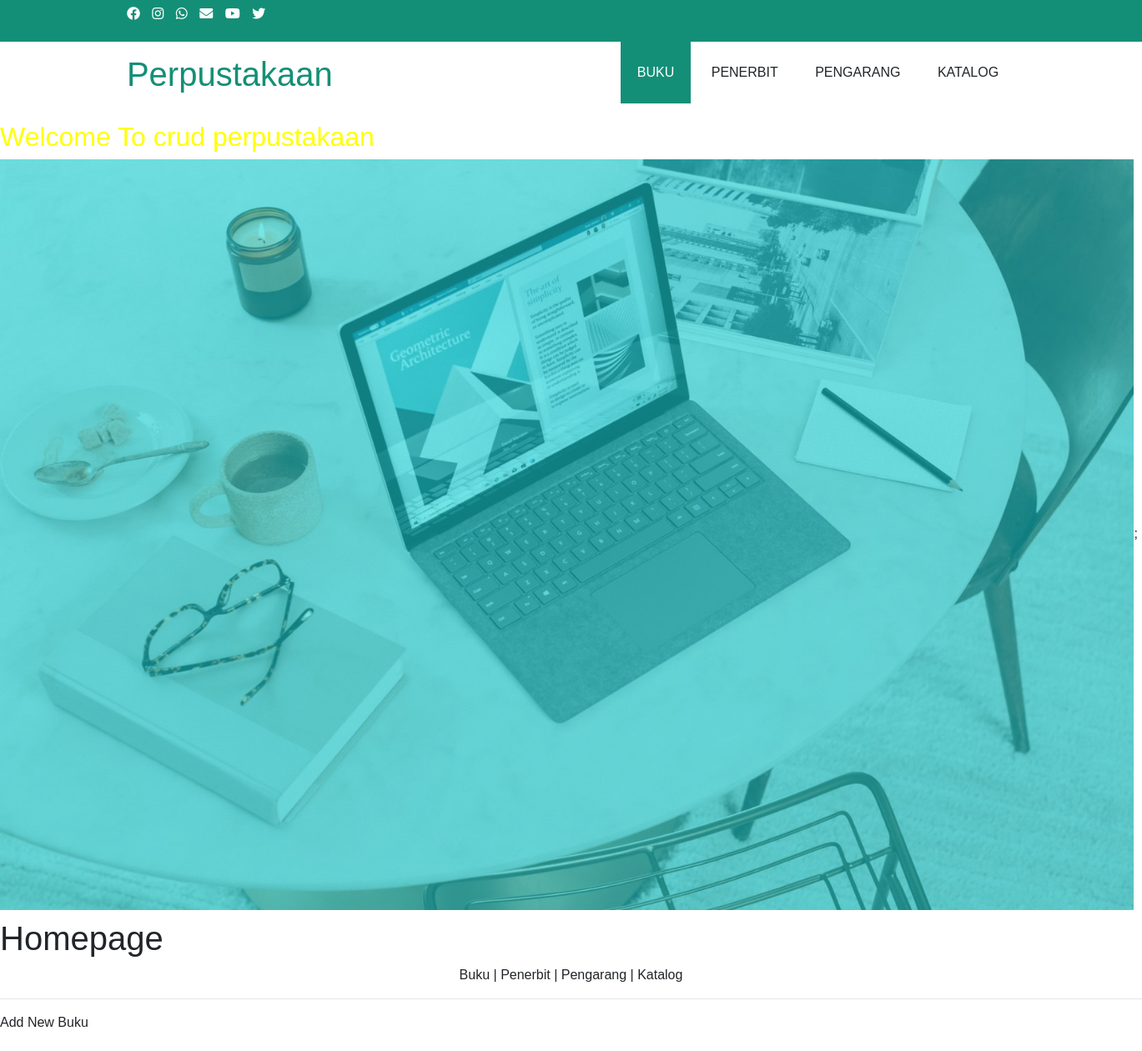
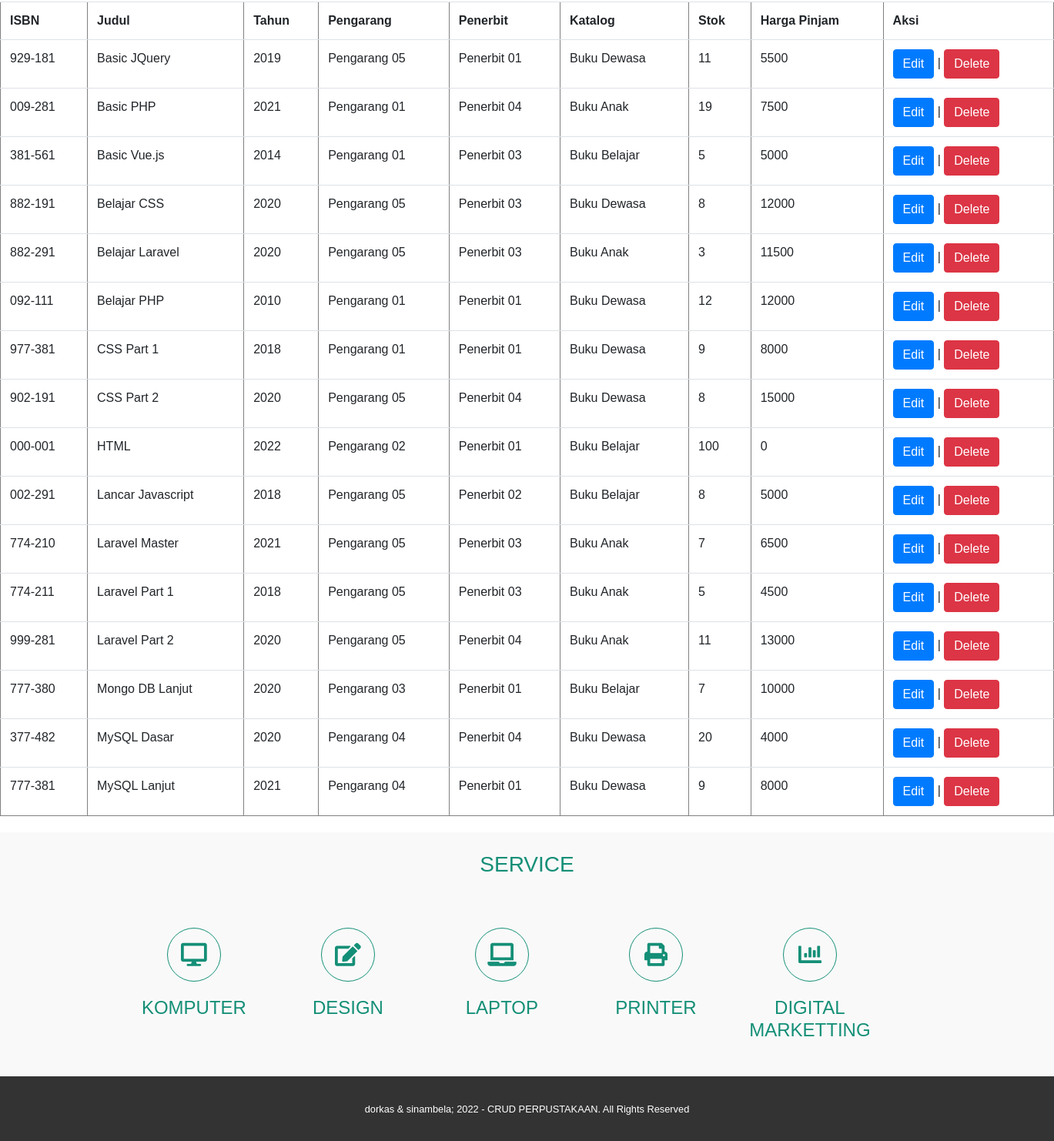
The app's page /home.php with its own data (2 pictures, top to bottom).
### tables this page shows
CREATE TABLE `buku` (
  `isbn` varchar(25) NOT NULL,
  `judul` varchar(255) DEFAULT NULL,
  `tahun` int(11) DEFAULT NULL,
  `id_penerbit` varchar(8) DEFAULT NULL,
  `id_pengarang` varchar(8) DEFAULT NULL,
  `id_katalog` varchar(3) DEFAULT NULL,
  `qty_stok` int(11) DEFAULT 0,
  `harga_pinjam` int(11) NOT NULL
);

CREATE TABLE `pengarang` (
  `id_pengarang` varchar(8) NOT NULL,
  `nama_pengarang` varchar(255) DEFAULT NULL,
  `email` varchar(50) DEFAULT NULL,
  `telp` varchar(12) DEFAULT NULL,
  `alamat` varchar(255) DEFAULT NULL
);

CREATE TABLE `penerbit` (
  `id_penerbit` varchar(8) NOT NULL,
  `nama_penerbit` varchar(255) DEFAULT NULL,
  `email` varchar(50) DEFAULT NULL,
  `telp` varchar(12) DEFAULT NULL,
  `alamat` varchar(255) DEFAULT NULL
);

CREATE TABLE `katalog` (
  `id_katalog` varchar(3) NOT NULL,
  `nama` varchar(255) DEFAULT NULL
);

### home.php (the view, shortened to what this page needs)
<?php
    $buku = mysqli_query($mysqli, "SELECT buku.*, nama_pengarang, nama_penerbit, katalog.nama as nama_katalog FROM buku
                                        LEFT JOIN  pengarang ON pengarang.id_pengarang = buku.id_pengarang
                                        LEFT JOIN  penerbit ON penerbit.id_penerbit = buku.id_penerbit
                                        LEFT JOIN  katalog ON katalog.id_katalog = buku.id_katalog
                                        ORDER BY judul ASC");
?>
<!DOCTYPE html>
<html>
<head>
    <link rel="stylesheet" href="https://stackpath.bootstrapcdn.com/bootstrap/4.2.1/css/bootstrap.min.css">
	<link rel="stylesheet" type="text/css" href="style.css">
	<link rel="stylesheet" type="text/css" href="https://cdnjs.cloudflare.com/ajax/libs/font-awesome/5.13.0/css/all.min.css">
</head>
<body>
	<div class="medsos">
		<div class="container">
			<ul>
				<li><a href="#"><i class="fab fa-facebook"></i></a></li>
				<li><a href="#"><i class="fab fa-instagram"></i></a></li>
				<li><a href="#"><i class="fab fa-whatsapp"></i></a></li>
				<li><a href="#"><i class="fas fa-envelope"></i></li>
				<li><a href="#"><i class="fab fa-youtube"></i></a></li>
				<li><a href="#"><i class="fab fa-twitter"></i></a></li>
			</ul>
		</div>
	</div>
	<header>
		<div class="container">
		<h1><a href="home.php">Perpustakaan</a></h1>
		<ul>
			<li class="active"><a href="home.php">BUKU</a></li>
			<li><a href="index.php">PENERBIT</a></li>
			<li><a href="dashboard.php">PENGARANG</a></li>
			<li><a href="homepage.php">KATALOG</a></li>
		</ul>
	</div>
</header>
<section class="banner">
	<marquee>
		<h2 class="style1">Welcome To crud perpustakaan</h2>
	</marquee>
	<img src="img/banner.jpg" height="900px">;
</section>
<section class="buku">
<h1>Homepage</h1>
    <center>
    <a href="home.php">Buku</a> |
    <a href="index.php">Penerbit</a> |
    <a href="dashboard.php">Pengarang</a> |
    <a href="homepage.php">Katalog</a>
    <hr>
    </center>
<a href="add_buku.php">Add New Buku</a><br/><br/>
    <table class="table" width='80%' border=1>
    <tr>
        <th>ISBN</th>
        <th>Judul</th>
        <th>Tahun</th>
        <th>Pengarang</th>
        <th>Penerbit</th>
        <th>Katalog</th>
        <th>Stok</th>
        <th>Harga Pinjam</th>
        <th>Aksi</th>
    </tr>
    <?php
        while($buku_data = mysqli_fetch_array($buku)) {
            echo "<tr>";
            echo "<td>".$buku_data['isbn']."</td>";
            echo "<td>".$buku_data['judul']."</td>";
            echo "<td>".$buku_data['tahun']."</td>";
            echo "<td>".$buku_data['nama_pengarang']."</td>";
            echo "<td>".$buku_data['nama_penerbit']."</td>";
            echo "<td>".$buku_data['nama_katalog']."</td>";
            echo "<td>".$buku_data['qty_stok']."</td>";
            echo "<td>".$buku_data['harga_pinjam']."</td>";
            echo "<td><a class='btn btn-primary' href='edit_buku.php?isbn=$buku_data[isbn]'>Edit</a> | <a class='btn btn-danger' href='delete_buku.php?isbn=$buku_data[isbn]'>Delete</a></td></tr>";
        }
    ?>
    </table>
</section>
<section class="service">
	<div class="container">
		<h3>SERVICE</h3>
		<div class="box">
			<div class="col-4">
				<div class="icon"><i class="fas fa-desktop"></i></div>
				<h4>KOMPUTER</h4>
			</div>
		<div class="col-4">
				<div class="icon"><i class="fas fa-edit"></i></div>
				<h4>DESIGN</h4>
			</div>
		<div class="col-4">
				<div class="icon"><i class="fas fa-laptop"></i></div>
				<h4>LAPTOP</h4>
			</div>
		<div class="col-4">
				<div class="icon"><i class="fas fa-print"></i></i></div>
				<h4>PRINTER</h4>
			</div>
		<div class="col-4">
				<div class="icon"><i class="fas fa-chart-bar"></i></div>
				<h4>DIGITAL MARKETTING</h4>
			</div>
		</div>
	</div>
</section>
<footer>
	<div class="container">
		<small>dorkas & sinambela; 2022 - CRUD PERPUSTAKAAN. All Rights Reserved</small>
</footer>
</body>
</html>

### style.css (style rules this page uses)
* { padding: 0; margin: 0; font-family: sans-serif; }
a { color: inherit; text-decoration: none; }
.medsos { padding: 5px 0; background-color: #148f77 }
.medsos ul li { display: inline-block; color: #fff; margin-right: 10px; }
.container { width: 80%; margin: 0 auto; }
.container:after { content: ""; display:block; clear: both; }
header h1 { float: left; padding: 15px 0; color: #148f77; }
header ul { float: right; }
header ul li { display: inline-block; }
header ul li a { padding:25px 20px; display: inline-block; }
.active { background-color: #148f77; color: #fff; }
section { padding: 5px 0; }
section h3 { text-align: center; padding: 20px 0; color: #148f77; margin-bottom: 25px; }
.service { background-color: #f9f9f9; }
.box { color: #148f77; }
.box:after { content: ''; display: block; clear: both; }
.box .col-4 { width: 200px; padding: 20px; box-sizing: border-box; text-align: center; float: left; }
.icon { width: 70px; height: 70px; border: 1px solid; border-radius: 60px; text-align: center; line-height: 70px; font-size: 30px; margin: 0px auto; }
.box .col-4 h4 { margin: 20px 0; }
footer { padding: 30px 0; background-color: #333; color: #fff; text-align: center; }

### records on screen
buku: isbn "929-181", judul "Basic JQuery", tahun "2019", id_pengarang.nama_pengarang "Pengarang 05", id_penerbit.nama_penerbit "Penerbit 01", id_katalog.nama "Buku Dewasa", qty_stok "11", harga_pinjam "5500"
buku: isbn "009-281", judul "Basic PHP", tahun "2021", id_pengarang.nama_pengarang "Pengarang 01", id_penerbit.nama_penerbit "Penerbit 04", id_katalog.nama "Buku Anak", qty_stok "19", harga_pinjam "7500"
buku: isbn "381-561", judul "Basic Vue.js", tahun "2014", id_pengarang.nama_pengarang "Pengarang 01", id_penerbit.nama_penerbit "Penerbit 03", id_katalog.nama "Buku Belajar", qty_stok "5", harga_pinjam "5000"
buku: isbn "882-191", judul "Belajar CSS", tahun "2020", id_pengarang.nama_pengarang "Pengarang 05", id_penerbit.nama_penerbit "Penerbit 03", id_katalog.nama "Buku Dewasa", qty_stok "8", harga_pinjam "12000"
buku: isbn "882-291", judul "Belajar Laravel", tahun "2020", id_pengarang.nama_pengarang "Pengarang 05", id_penerbit.nama_penerbit "Penerbit 03", id_katalog.nama "Buku Anak", qty_stok "3", harga_pinjam "11500"
buku: isbn "092-111", judul "Belajar PHP", tahun "2010", id_pengarang.nama_pengarang "Pengarang 01", id_penerbit.nama_penerbit "Penerbit 01", id_katalog.nama "Buku Dewasa", qty_stok "12", harga_pinjam "12000"
buku: isbn "977-381", judul "CSS Part 1", tahun "2018", id_pengarang.nama_pengarang "Pengarang 01", id_penerbit.nama_penerbit "Penerbit 01", id_katalog.nama "Buku Dewasa", qty_stok "9", harga_pinjam "8000"
buku: isbn "902-191", judul "CSS Part 2", tahun "2020", id_pengarang.nama_pengarang "Pengarang 05", id_penerbit.nama_penerbit "Penerbit 04", id_katalog.nama "Buku Dewasa", qty_stok "8", harga_pinjam "15000"
buku: isbn "000-001", judul "HTML", tahun "2022", id_pengarang.nama_pengarang "Pengarang 02", id_penerbit.nama_penerbit "Penerbit 01", id_katalog.nama "Buku Belajar", qty_stok "100", harga_pinjam "0"
buku: isbn "002-291", judul "Lancar Javascript", tahun "2018", id_pengarang.nama_pengarang "Pengarang 05", id_penerbit.nama_penerbit "Penerbit 02", id_katalog.nama "Buku Belajar", qty_stok "8", harga_pinjam "5000"
buku: isbn "774-210", judul "Laravel Master", tahun "2021", id_pengarang.nama_pengarang "Pengarang 05", id_penerbit.nama_penerbit "Penerbit 03", id_katalog.nama "Buku Anak", qty_stok "7", harga_pinjam "6500"
buku: isbn "774-211", judul "Laravel Part 1", tahun "2018", id_pengarang.nama_pengarang "Pengarang 05", id_penerbit.nama_penerbit "Penerbit 03", id_katalog.nama "Buku Anak", qty_stok "5", harga_pinjam "4500"
buku: isbn "999-281", judul "Laravel Part 2", tahun "2020", id_pengarang.nama_pengarang "Pengarang 05", id_penerbit.nama_penerbit "Penerbit 04", id_katalog.nama "Buku Anak", qty_stok "11", harga_pinjam "13000"
buku: isbn "777-380", judul "Mongo DB Lanjut", tahun "2020", id_pengarang.nama_pengarang "Pengarang 03", id_penerbit.nama_penerbit "Penerbit 01", id_katalog.nama "Buku Belajar", qty_stok "7", harga_pinjam "10000"
buku: isbn "377-482", judul "MySQL Dasar", tahun "2020", id_pengarang.nama_pengarang "Pengarang 04", id_penerbit.nama_penerbit "Penerbit 04", id_katalog.nama "Buku Dewasa", qty_stok "20", harga_pinjam "4000"
buku: isbn "777-381", judul "MySQL Lanjut", tahun "2021", id_pengarang.nama_pengarang "Pengarang 04", id_penerbit.nama_penerbit "Penerbit 01", id_katalog.nama "Buku Dewasa", qty_stok "9", harga_pinjam "8000"
